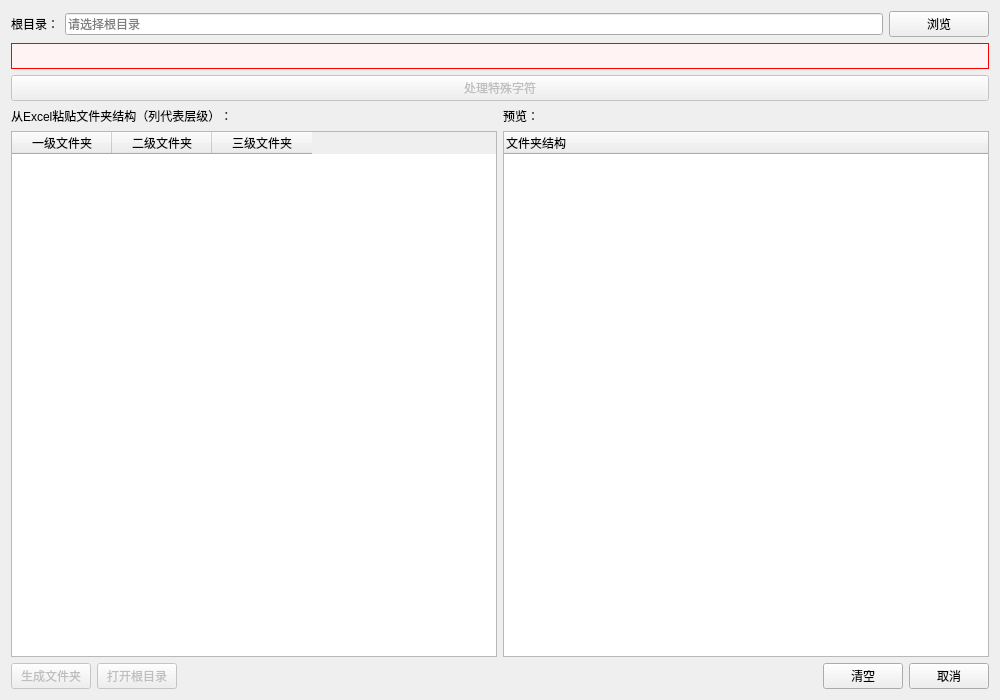
<?xml version="1.0" encoding="UTF-8"?>
<ui version="4.0">
 <class>BatchFolderCreatorDialog</class>
 <widget class="QWidget" name="BatchFolderCreatorDialog">
  <property name="objectName">
   <string notr="true">BatchFolderCreatorDialog</string>
  </property>
  <property name="geometry">
   <rect>
    <x>0</x>
    <y>0</y>
    <width>1000</width>
    <height>700</height>
   </rect>
  </property>
  <property name="windowTitle">
   <string>批量创建文件夹</string>
  </property>
  <layout class="QVBoxLayout" name="verticalLayout_main">
   <item>
    <layout class="QHBoxLayout" name="horizontalLayout_root">
     <item>
      <widget class="QLabel" name="label_root">
       <property name="text">
        <string>根目录：</string>
       </property>
      </widget>
     </item>
     <item>
      <widget class="QLineEdit" name="line_edit_root_path">
       <property name="readOnly">
        <bool>true</bool>
       </property>
       <property name="placeholderText">
        <string>请选择根目录</string>
       </property>
      </widget>
     </item>
     <item>
      <widget class="QPushButton" name="btn_browse_root">
       <property name="minimumSize">
        <size>
         <width>100</width>
         <height>0</height>
        </size>
       </property>
       <property name="text">
        <string>浏览</string>
       </property>
      </widget>
     </item>
    </layout>
   </item>
   <item>
    <widget class="QLabel" name="label_error">
     <property name="styleSheet">
      <string notr="true">color: red; padding: 5px; background-color: #fff3f3; border: 1px solid red;</string>
     </property>
     <property name="text">
      <string/>
     </property>
     <property name="wordWrap">
      <bool>true</bool>
     </property>
    </widget>
   </item>
   <item>
    <widget class="QPushButton" name="btn_fix_special_chars">
     <property name="enabled">
      <bool>false</bool>
     </property>
     <property name="text">
      <string>处理特殊字符</string>
     </property>
    </widget>
   </item>
   <item>
    <layout class="QHBoxLayout" name="horizontalLayout_content">
     <item>
      <layout class="QVBoxLayout" name="verticalLayout_left">
       <item>
        <widget class="QLabel" name="label_paste">
         <property name="text">
          <string>从Excel粘贴文件夹结构（列代表层级）：</string>
         </property>
        </widget>
       </item>
       <item>
        <widget class="QTableWidget" name="table_paste">
         <property name="alternatingRowColors">
          <bool>true</bool>
         </property>
         <property name="selectionMode">
          <enum>QAbstractItemView::ContiguousSelection</enum>
         </property>
         <property name="columnCount">
          <number>3</number>
         </property>
         <property name="rowCount">
          <number>0</number>
         </property>
         <attribute name="horizontalHeaderVisible">
          <bool>true</bool>
         </attribute>
         <column>
          <property name="text">
           <string>一级文件夹</string>
          </property>
         </column>
         <column>
          <property name="text">
           <string>二级文件夹</string>
          </property>
         </column>
         <column>
          <property name="text">
           <string>三级文件夹</string>
          </property>
         </column>
        </widget>
       </item>
      </layout>
     </item>
     <item>
      <layout class="QVBoxLayout" name="verticalLayout_right">
       <item>
        <widget class="QLabel" name="label_preview">
         <property name="text">
          <string>预览：</string>
         </property>
        </widget>
       </item>
       <item>
        <widget class="QTreeWidget" name="tree_preview">
         <property name="alternatingRowColors">
          <bool>true</bool>
         </property>
         <property name="selectionMode">
          <enum>QAbstractItemView::NoSelection</enum>
         </property>
         <column>
          <property name="text">
           <string>文件夹结构</string>
          </property>
         </column>
        </widget>
       </item>
      </layout>
     </item>
    </layout>
   </item>
   <item>
    <layout class="QHBoxLayout" name="horizontalLayout_buttons">
     <item>
      <widget class="QPushButton" name="btn_create_folders">
       <property name="enabled">
        <bool>false</bool>
       </property>
       <property name="text">
        <string>生成文件夹</string>
       </property>
      </widget>
     </item>
     <item>
      <widget class="QPushButton" name="btn_open_root">
       <property name="enabled">
        <bool>false</bool>
       </property>
       <property name="text">
        <string>打开根目录</string>
       </property>
      </widget>
     </item>
     <item>
      <spacer name="horizontalSpacer">
       <property name="orientation">
        <enum>Qt::Horizontal</enum>
       </property>
       <property name="sizeHint" stdset="0">
        <size>
         <width>40</width>
         <height>20</height>
        </size>
       </property>
      </spacer>
     </item>
     <item>
      <widget class="QPushButton" name="btn_clear">
       <property name="text">
        <string>清空</string>
       </property>
      </widget>
     </item>
     <item>
      <widget class="QPushButton" name="btn_cancel">
       <property name="text">
        <string>取消</string>
       </property>
      </widget>
     </item>
    </layout>
   </item>
  </layout>
 </widget>
 <resources/>
 <connections/>
</ui>
